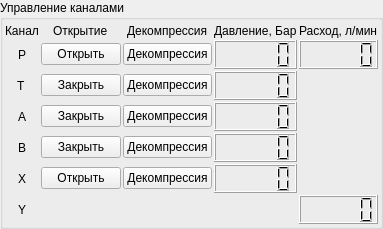
      <widget class="QGroupBox" name="ChannelControl">
       <property name="title">
        <string>Управление каналами</string>
       </property>
       <layout class="QVBoxLayout" name="verticalLayout_3">
        <property name="spacing">
         <number>2</number>
        </property>
        <property name="leftMargin">
         <number>2</number>
        </property>
        <property name="topMargin">
         <number>4</number>
        </property>
        <property name="rightMargin">
         <number>2</number>
        </property>
        <property name="bottomMargin">
         <number>2</number>
        </property>
        <item>
         <layout class="QGridLayout" name="gridLayout_4">
          <property name="spacing">
           <number>2</number>
          </property>
          <item row="0" column="2" alignment="Qt::AlignHCenter">
           <widget class="QLabel" name="label_7">
            <property name="text">
             <string>Декомпрессия</string>
            </property>
           </widget>
          </item>
          <item row="2" column="3">
           <widget class="QLCDNumber" name="BP2">
            <property name="minimumSize">
             <size>
              <width>0</width>
              <height>29</height>
             </size>
            </property>
            <property name="maximumSize">
             <size>
              <width>16777215</width>
              <height>29</height>
             </size>
            </property>
            <property name="toolTip">
             <string>BP2</string>
            </property>
            <property name="toolTipDuration">
             <number>500</number>
            </property>
            <property name="frameShape">
             <enum>QFrame::Box</enum>
            </property>
           </widget>
          </item>
          <item row="1" column="2">
           <widget class="QPushButton" name="YA13">
            <property name="toolTip">
             <string>YA13</string>
            </property>
            <property name="toolTipDuration">
             <number>500</number>
            </property>
            <property name="text">
             <string>Декомпрессия</string>
            </property>
            <property name="checkable">
             <bool>true</bool>
            </property>
           </widget>
          </item>
          <item row="3" column="1">
           <widget class="QPushButton" name="YA8">
            <property name="toolTip">
             <string>YA8</string>
            </property>
            <property name="toolTipDuration">
             <number>500</number>
            </property>
            <property name="text">
             <string>Закрыть</string>
            </property>
            <property name="checkable">
             <bool>true</bool>
            </property>
           </widget>
          </item>
          <item row="3" column="3">
           <widget class="QLCDNumber" name="BP3">
            <property name="minimumSize">
             <size>
              <width>0</width>
              <height>29</height>
             </size>
            </property>
            <property name="maximumSize">
             <size>
              <width>16777215</width>
              <height>29</height>
             </size>
            </property>
            <property name="toolTip">
             <string>BP3</string>
            </property>
            <property name="toolTipDuration">
             <number>500</number>
            </property>
            <property name="frameShape">
             <enum>QFrame::Box</enum>
            </property>
           </widget>
          </item>
          <item row="5" column="2">
           <widget class="QPushButton" name="YA17">
            <property name="toolTip">
             <string>YA17</string>
            </property>
            <property name="toolTipDuration">
             <number>500</number>
            </property>
            <property name="text">
             <string>Декомпрессия</string>
            </property>
            <property name="checkable">
             <bool>true</bool>
            </property>
           </widget>
          </item>
          <item row="0" column="0" alignment="Qt::AlignHCenter">
           <widget class="QLabel" name="label_5">
            <property name="text">
             <string>Канал</string>
            </property>
           </widget>
          </item>
          <item row="2" column="0" alignment="Qt::AlignHCenter">
           <widget class="QLabel" name="l_ch_T">
            <property name="text">
             <string>T</string>
            </property>
           </widget>
          </item>
          <item row="5" column="3">
           <widget class="QLCDNumber" name="BP6">
            <property name="minimumSize">
             <size>
              <width>0</width>
              <height>29</height>
             </size>
            </property>
            <property name="maximumSize">
             <size>
              <width>16777215</width>
              <height>29</height>
             </size>
            </property>
            <property name="toolTip">
             <string>BP6</string>
            </property>
            <property name="toolTipDuration">
             <number>500</number>
            </property>
            <property name="frameShape">
             <enum>QFrame::Box</enum>
            </property>
           </widget>
          </item>
          <item row="3" column="2">
           <widget class="QPushButton" name="YA15">
            <property name="toolTip">
             <string>YA15</string>
            </property>
            <property name="toolTipDuration">
             <number>500</number>
            </property>
            <property name="text">
             <string>Декомпрессия</string>
            </property>
            <property name="checkable">
             <bool>true</bool>
            </property>
           </widget>
          </item>
          <item row="3" column="0" alignment="Qt::AlignHCenter">
           <widget class="QLabel" name="l_ch_A">
            <property name="text">
             <string>A</string>
            </property>
           </widget>
          </item>
          <item row="4" column="3">
           <widget class="QLCDNumber" name="BP4">
            <property name="minimumSize">
             <size>
              <width>0</width>
              <height>29</height>
             </size>
            </property>
            <property name="maximumSize">
             <size>
              <width>16777215</width>
              <height>29</height>
             </size>
            </property>
            <property name="toolTip">
             <string>BP4</string>
            </property>
            <property name="toolTipDuration">
             <number>500</number>
            </property>
            <property name="frameShape">
             <enum>QFrame::Box</enum>
            </property>
           </widget>
          </item>
          <item row="1" column="1">
           <widget class="QPushButton" name="YA6">
            <property name="toolTip">
             <string>YA6</string>
            </property>
            <property name="toolTipDuration">
             <number>500</number>
            </property>
            <property name="text">
             <string>Открыть</string>
            </property>
            <property name="checkable">
             <bool>true</bool>
            </property>
           </widget>
          </item>
          <item row="4" column="1">
           <widget class="QPushButton" name="YA9">
            <property name="toolTip">
             <string>YA9</string>
            </property>
            <property name="toolTipDuration">
             <number>500</number>
            </property>
            <property name="text">
             <string>Закрыть</string>
            </property>
            <property name="checkable">
             <bool>true</bool>
            </property>
           </widget>
          </item>
          <item row="0" column="1" alignment="Qt::AlignHCenter">
           <widget class="QLabel" name="label_6">
            <property name="text">
             <string>Открытие</string>
            </property>
           </widget>
          </item>
          <item row="4" column="0" alignment="Qt::AlignHCenter">
           <widget class="QLabel" name="l_ch_B">
            <property name="text">
             <string>B</string>
            </property>
           </widget>
          </item>
          <item row="2" column="2">
           <widget class="QPushButton" name="YA14">
            <property name="toolTip">
             <string>YA14</string>
            </property>
            <property name="toolTipDuration">
             <number>500</number>
            </property>
            <property name="text">
             <string>Декомпрессия</string>
            </property>
            <property name="checkable">
             <bool>true</bool>
            </property>
           </widget>
          </item>
          <item row="5" column="1">
           <widget class="QPushButton" name="YA22">
            <property name="toolTip">
             <string>YA22</string>
            </property>
            <property name="toolTipDuration">
             <number>500</number>
            </property>
            <property name="text">
             <string>Открыть</string>
            </property>
            <property name="checkable">
             <bool>true</bool>
            </property>
           </widget>
          </item>
          <item row="0" column="4">
           <widget class="QLabel" name="label_9">
            <property name="text">
             <string>Расход, л/мин</string>
            </property>
           </widget>
          </item>
          <item row="1" column="0" alignment="Qt::AlignHCenter">
           <widget class="QLabel" name="l_ch_P">
            <property name="text">
             <string>P</string>
            </property>
           </widget>
          </item>
          <item row="2" column="1">
           <widget class="QPushButton" name="YA10">
            <property name="toolTip">
             <string>YA10</string>
            </property>
            <property name="toolTipDuration">
             <number>500</number>
            </property>
            <property name="text">
             <string>Закрыть</string>
            </property>
            <property name="checkable">
             <bool>true</bool>
            </property>
           </widget>
          </item>
          <item row="0" column="3">
           <widget class="QLabel" name="label_8">
            <property name="text">
             <string>Давление, Бар</string>
            </property>
           </widget>
          </item>
          <item row="4" column="2">
           <widget class="QPushButton" name="YA16">
            <property name="toolTip">
             <string>YA16</string>
            </property>
            <property name="toolTipDuration">
             <number>500</number>
            </property>
            <property name="text">
             <string>Декомпрессия</string>
            </property>
            <property name="checkable">
             <bool>true</bool>
            </property>
           </widget>
          </item>
          <item row="5" column="0" alignment="Qt::AlignHCenter">
           <widget class="QLabel" name="l_ch_X">
            <property name="text">
             <string>X</string>
            </property>
           </widget>
          </item>
          <item row="1" column="3">
           <widget class="QLCDNumber" name="BP5">
            <property name="minimumSize">
             <size>
              <width>0</width>
              <height>29</height>
             </size>
            </property>
            <property name="maximumSize">
             <size>
              <width>16777215</width>
              <height>29</height>
             </size>
            </property>
            <property name="toolTip">
             <string>BP5</string>
            </property>
            <property name="toolTipDuration">
             <number>500</number>
            </property>
            <property name="frameShape">
             <enum>QFrame::Box</enum>
            </property>
           </widget>
          </item>
          <item row="6" column="0" alignment="Qt::AlignHCenter">
           <widget class="QLabel" name="l_ch_y">
            <property name="text">
             <string>Y</string>
            </property>
           </widget>
          </item>
          <item row="6" column="4">
           <widget class="QLCDNumber" name="BV3BV4">
            <property name="minimumSize">
             <size>
              <width>0</width>
              <height>29</height>
             </size>
            </property>
            <property name="maximumSize">
             <size>
              <width>16777215</width>
              <height>29</height>
             </size>
            </property>
            <property name="toolTip">
             <string>BV3BV4</string>
            </property>
            <property name="toolTipDuration">
             <number>500</number>
            </property>
            <property name="frameShape">
             <enum>QFrame::Box</enum>
            </property>
           </widget>
          </item>
          <item row="1" column="4">
           <widget class="QLCDNumber" name="BV1BV2">
            <property name="minimumSize">
             <size>
              <width>0</width>
              <height>29</height>
             </size>
            </property>
            <property name="maximumSize">
             <size>
              <width>16777215</width>
              <height>29</height>
             </size>
            </property>
            <property name="toolTip">
             <string>BV1BV2</string>
            </property>
            <property name="toolTipDuration">
             <number>500</number>
            </property>
            <property name="frameShape">
             <enum>QFrame::Box</enum>
            </property>
           </widget>
          </item>
         </layout>
        </item>
       </layout>
      </widget>
